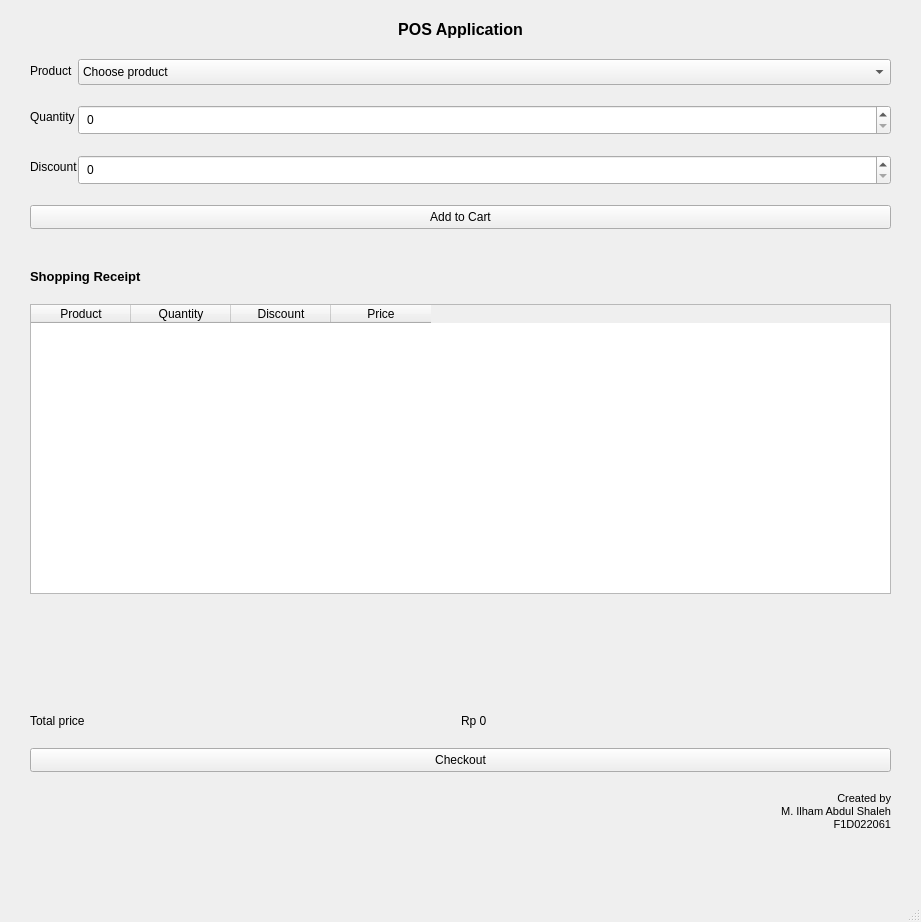
<?xml version="1.0" encoding="UTF-8"?>
<ui version="4.0">
 <class>MainWindow</class>
 <widget class="QMainWindow" name="MainWindow">
  <property name="geometry">
   <rect>
    <x>0</x>
    <y>0</y>
    <width>921</width>
    <height>922</height>
   </rect>
  </property>
  <property name="windowTitle">
   <string>MainWindow</string>
  </property>
  <widget class="QWidget" name="centralwidget">
   <widget class="QWidget" name="verticalLayoutWidget">
    <property name="geometry">
     <rect>
      <x>20</x>
      <y>10</y>
      <width>881</width>
      <height>821</height>
     </rect>
    </property>
    <layout class="QVBoxLayout" name="verticalLayout">
     <property name="spacing">
      <number>0</number>
     </property>
     <property name="sizeConstraint">
      <enum>QLayout::SetDefaultConstraint</enum>
     </property>
     <property name="leftMargin">
      <number>10</number>
     </property>
     <property name="topMargin">
      <number>10</number>
     </property>
     <property name="rightMargin">
      <number>10</number>
     </property>
     <item>
      <widget class="QLabel" name="nameApp">
       <property name="font">
        <font>
         <pointsize>12</pointsize>
         <weight>75</weight>
         <bold>true</bold>
         <kerning>true</kerning>
        </font>
       </property>
       <property name="cursor">
        <cursorShape>ArrowCursor</cursorShape>
       </property>
       <property name="text">
        <string>POS Application</string>
       </property>
       <property name="alignment">
        <set>Qt::AlignCenter</set>
       </property>
      </widget>
     </item>
     <item>
      <spacer name="horizontalSpacer">
       <property name="orientation">
        <enum>Qt::Horizontal</enum>
       </property>
       <property name="sizeHint" stdset="0">
        <size>
         <width>40</width>
         <height>20</height>
        </size>
       </property>
      </spacer>
     </item>
     <item>
      <layout class="QFormLayout" name="formLayout">
       <item row="0" column="0">
        <widget class="QLabel" name="textProduct">
         <property name="text">
          <string>Product</string>
         </property>
         <property name="margin">
          <number>0</number>
         </property>
        </widget>
       </item>
       <item row="0" column="1">
        <widget class="QComboBox" name="comboBox">
         <property name="font">
          <font>
           <underline>false</underline>
           <kerning>false</kerning>
          </font>
         </property>
         <property name="styleSheet">
          <string notr="true">padding: 4px</string>
         </property>
         <item>
          <property name="text">
           <string>Choose product</string>
          </property>
         </item>
         <item>
          <property name="text">
           <string>Shampo</string>
          </property>
         </item>
         <item>
          <property name="text">
           <string>Beras</string>
          </property>
         </item>
         <item>
          <property name="text">
           <string>Minyak Goreng</string>
          </property>
         </item>
         <item>
          <property name="text">
           <string>Sabun Mandi</string>
          </property>
         </item>
         <item>
          <property name="text">
           <string>Mie Sedap</string>
          </property>
         </item>
         <item>
          <property name="text">
           <string>Indomie</string>
          </property>
         </item>
         <item>
          <property name="text">
           <string>Mie Sukses</string>
          </property>
         </item>
         <item>
          <property name="text">
           <string>Kecap ABC</string>
          </property>
         </item>
         <item>
          <property name="text">
           <string>Kurma </string>
          </property>
         </item>
        </widget>
       </item>
       <item row="1" column="1">
        <spacer name="horizontalSpacer_4">
         <property name="orientation">
          <enum>Qt::Horizontal</enum>
         </property>
         <property name="sizeHint" stdset="0">
          <size>
           <width>40</width>
           <height>20</height>
          </size>
         </property>
        </spacer>
       </item>
       <item row="4" column="0">
        <widget class="QLabel" name="textQuantity">
         <property name="text">
          <string>Quantity</string>
         </property>
        </widget>
       </item>
       <item row="4" column="1">
        <widget class="QSpinBox" name="quantity">
         <property name="styleSheet">
          <string notr="true">padding: 4px</string>
         </property>
        </widget>
       </item>
       <item row="5" column="1">
        <spacer name="horizontalSpacer_5">
         <property name="orientation">
          <enum>Qt::Horizontal</enum>
         </property>
         <property name="sizeHint" stdset="0">
          <size>
           <width>40</width>
           <height>20</height>
          </size>
         </property>
        </spacer>
       </item>
       <item row="6" column="0">
        <widget class="QLabel" name="textDiscount">
         <property name="text">
          <string>Discount</string>
         </property>
        </widget>
       </item>
       <item row="6" column="1">
        <widget class="QSpinBox" name="discount">
         <property name="styleSheet">
          <string notr="true">padding: 4px</string>
         </property>
        </widget>
       </item>
       <item row="7" column="1">
        <spacer name="horizontalSpacer_6">
         <property name="orientation">
          <enum>Qt::Horizontal</enum>
         </property>
         <property name="sizeHint" stdset="0">
          <size>
           <width>40</width>
           <height>20</height>
          </size>
         </property>
        </spacer>
       </item>
       <item row="10" column="0" colspan="2">
        <widget class="QPushButton" name="addBtn">
         <property name="enabled">
          <bool>true</bool>
         </property>
         <property name="styleSheet">
          <string notr="true">padding: 4px</string>
         </property>
         <property name="text">
          <string>Add to Cart</string>
         </property>
        </widget>
       </item>
      </layout>
     </item>
     <item>
      <spacer name="horizontalSpacer_2">
       <property name="orientation">
        <enum>Qt::Horizontal</enum>
       </property>
       <property name="sizeHint" stdset="0">
        <size>
         <width>40</width>
         <height>20</height>
        </size>
       </property>
      </spacer>
     </item>
     <item>
      <spacer name="horizontalSpacer_3">
       <property name="orientation">
        <enum>Qt::Horizontal</enum>
       </property>
       <property name="sizeHint" stdset="0">
        <size>
         <width>40</width>
         <height>20</height>
        </size>
       </property>
      </spacer>
     </item>
     <item>
      <layout class="QGridLayout" name="gridLayout">
       <item row="7" column="0">
        <spacer name="horizontalSpacer_12">
         <property name="orientation">
          <enum>Qt::Horizontal</enum>
         </property>
         <property name="sizeHint" stdset="0">
          <size>
           <width>40</width>
           <height>20</height>
          </size>
         </property>
        </spacer>
       </item>
       <item row="13" column="0">
        <widget class="QLabel" name="textCreated">
         <property name="font">
          <font>
           <pointsize>8</pointsize>
          </font>
         </property>
         <property name="text">
          <string>Created by</string>
         </property>
         <property name="alignment">
          <set>Qt::AlignRight|Qt::AlignTrailing|Qt::AlignVCenter</set>
         </property>
         <property name="margin">
          <number>0</number>
         </property>
        </widget>
       </item>
       <item row="2" column="0">
        <widget class="QTableWidget" name="listProduct">
         <column>
          <property name="text">
           <string>Product</string>
          </property>
          <property name="font">
           <font>
            <kerning>false</kerning>
           </font>
          </property>
          <property name="background">
           <color>
            <red>217</red>
            <green>217</green>
            <blue>217</blue>
           </color>
          </property>
         </column>
         <column>
          <property name="text">
           <string>Quantity</string>
          </property>
         </column>
         <column>
          <property name="text">
           <string>Discount</string>
          </property>
         </column>
         <column>
          <property name="text">
           <string>Price</string>
          </property>
         </column>
        </widget>
       </item>
       <item row="6" column="0">
        <spacer name="horizontalSpacer_11">
         <property name="orientation">
          <enum>Qt::Horizontal</enum>
         </property>
         <property name="sizeHint" stdset="0">
          <size>
           <width>40</width>
           <height>20</height>
          </size>
         </property>
        </spacer>
       </item>
       <item row="0" column="0">
        <widget class="QLabel" name="note">
         <property name="font">
          <font>
           <pointsize>10</pointsize>
           <weight>75</weight>
           <bold>true</bold>
           <strikeout>false</strikeout>
          </font>
         </property>
         <property name="text">
          <string>Shopping Receipt</string>
         </property>
         <property name="alignment">
          <set>Qt::AlignLeading|Qt::AlignLeft|Qt::AlignVCenter</set>
         </property>
        </widget>
       </item>
       <item row="11" column="0">
        <widget class="QPushButton" name="checkBtn">
         <property name="styleSheet">
          <string notr="true">padding: 4px</string>
         </property>
         <property name="text">
          <string>Checkout</string>
         </property>
        </widget>
       </item>
       <item row="9" column="0">
        <layout class="QHBoxLayout" name="horizontalLayout">
         <item>
          <widget class="QLabel" name="textTotal">
           <property name="text">
            <string>Total price</string>
           </property>
          </widget>
         </item>
         <item>
          <widget class="QLabel" name="price">
           <property name="text">
            <string>Rp 0</string>
           </property>
          </widget>
         </item>
        </layout>
       </item>
       <item row="12" column="0">
        <spacer name="horizontalSpacer_10">
         <property name="orientation">
          <enum>Qt::Horizontal</enum>
         </property>
         <property name="sizeHint" stdset="0">
          <size>
           <width>40</width>
           <height>20</height>
          </size>
         </property>
        </spacer>
       </item>
       <item row="5" column="0">
        <spacer name="horizontalSpacer_13">
         <property name="orientation">
          <enum>Qt::Horizontal</enum>
         </property>
         <property name="sizeHint" stdset="0">
          <size>
           <width>40</width>
           <height>20</height>
          </size>
         </property>
        </spacer>
       </item>
       <item row="4" column="0">
        <spacer name="horizontalSpacer_14">
         <property name="orientation">
          <enum>Qt::Horizontal</enum>
         </property>
         <property name="sizeHint" stdset="0">
          <size>
           <width>40</width>
           <height>20</height>
          </size>
         </property>
        </spacer>
       </item>
       <item row="10" column="0">
        <spacer name="horizontalSpacer_9">
         <property name="orientation">
          <enum>Qt::Horizontal</enum>
         </property>
         <property name="sizeHint" stdset="0">
          <size>
           <width>40</width>
           <height>20</height>
          </size>
         </property>
        </spacer>
       </item>
       <item row="1" column="0">
        <spacer name="horizontalSpacer_7">
         <property name="orientation">
          <enum>Qt::Horizontal</enum>
         </property>
         <property name="sizeHint" stdset="0">
          <size>
           <width>40</width>
           <height>20</height>
          </size>
         </property>
        </spacer>
       </item>
       <item row="8" column="0">
        <spacer name="horizontalSpacer_8">
         <property name="orientation">
          <enum>Qt::Horizontal</enum>
         </property>
         <property name="sizeHint" stdset="0">
          <size>
           <width>40</width>
           <height>20</height>
          </size>
         </property>
        </spacer>
       </item>
       <item row="3" column="0">
        <spacer name="horizontalSpacer_15">
         <property name="orientation">
          <enum>Qt::Horizontal</enum>
         </property>
         <property name="sizeHint" stdset="0">
          <size>
           <width>40</width>
           <height>20</height>
          </size>
         </property>
        </spacer>
       </item>
      </layout>
     </item>
     <item>
      <widget class="QLabel" name="myName">
       <property name="font">
        <font>
         <pointsize>8</pointsize>
         <weight>50</weight>
         <bold>false</bold>
         <strikeout>false</strikeout>
        </font>
       </property>
       <property name="text">
        <string>M. Ilham Abdul Shaleh</string>
       </property>
       <property name="alignment">
        <set>Qt::AlignRight|Qt::AlignTrailing|Qt::AlignVCenter</set>
       </property>
      </widget>
     </item>
     <item>
      <widget class="QLabel" name="myNIM">
       <property name="font">
        <font>
         <pointsize>8</pointsize>
         <weight>50</weight>
         <bold>false</bold>
         <strikeout>false</strikeout>
        </font>
       </property>
       <property name="text">
        <string>F1D022061</string>
       </property>
       <property name="alignment">
        <set>Qt::AlignRight|Qt::AlignTrailing|Qt::AlignVCenter</set>
       </property>
      </widget>
     </item>
    </layout>
   </widget>
  </widget>
  <widget class="QMenuBar" name="menubar">
   <property name="geometry">
    <rect>
     <x>0</x>
     <y>0</y>
     <width>921</width>
     <height>22</height>
    </rect>
   </property>
  </widget>
  <widget class="QStatusBar" name="statusbar"/>
 </widget>
 <resources/>
 <connections/>
</ui>
